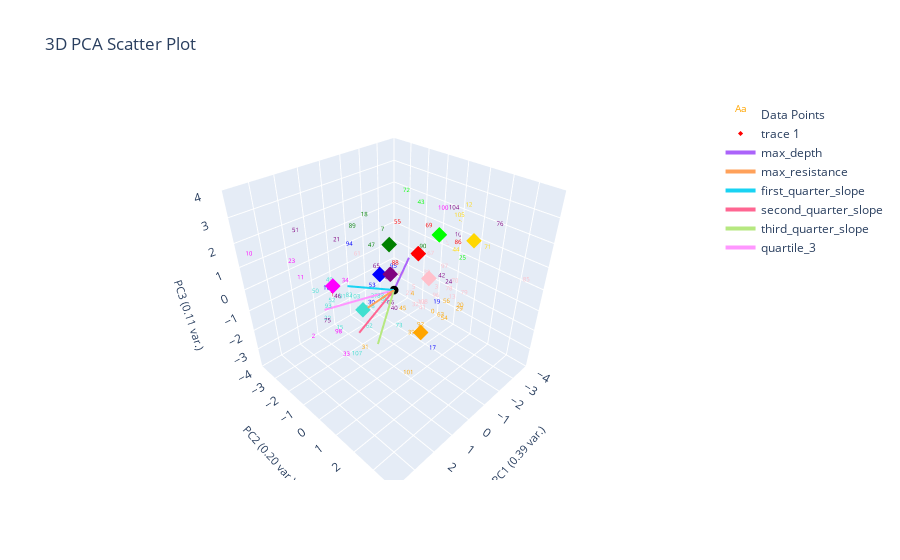

The notebook cell this image was saved under:
### Markdown cell above
# Plot Corrected Labeling

### Code cell
def correct_pseudo_ylabels_to_actual(pseudo_labeled_data:pd.DataFrame, actual_labeled_data:pd.DataFrame, ylabel_name, changed_ylabel_idxs):
    corrected_pseudo_labeled_data = pseudo_labeled_data.copy()
    corrected_pseudo_labeled_data.loc[changed_ylabel_idxs, f'pseudo_{ylabel_name}'] = actual_labeled_data[ylabel_name]
    corrected_pseudo_labeled_data.loc[changed_ylabel_idxs, f'pseudo_{ylabel_name}_nums'] = actual_labeled_data[f'{ylabel_name}_nums']
    return corrected_pseudo_labeled_data

changed_ylabel_idxs = find_changed_ylabel_data(marions_labeled_data, pseudo_labeled_data, ylabel_name)

corrected_pseudo_labeled_data = correct_pseudo_ylabels_to_actual(pseudo_labeled_data, marions_labeled_data, ylabel_name, changed_ylabel_idxs)

plotting.plot_clusters_seperately(corrected_pseudo_labeled_data[f'pseudo_{ylabel_name}_nums'], 
                                  curve_data, ylabel_name, cluster_category_names=list(ylabel_to_cluster_num.keys()), 
                                  pseudo_corrections=marions_labeled_data)
plotting.plot_pca(corrected_pseudo_labeled_data, corrected_pseudo_labeled_data[f'pseudo_{ylabel_name}_nums'], graph_title="Clustering Corrected Pseudo Labeled Data", num_pc=3, ylabel_name=ylabel_name, centroids=label_centroids)
# plotting.pca_analysis(clustering_features)

### Figure 1 — Plotly figure (JSON) as saved in the notebook; plotly's stock layout.template omitted (floating-point values rounded to 4 significant figures)
{"data": [{"mode": "text", "name": "Data Points", "text": ["0", "1", "2", "3", "4", "5", "6", "7", "8", "9", "10", "11", "12", "13", "14", "15", "16", "17", "18", "19", "20", "21", "22", "23", "24", "25", "26", "27", "28", "29", "30", "31", "32", "33", "34", "35", "36", "37", "38", "39", "40", "41", "42", "43", "44", "45", "46", "47", "48", "49", "50", "51", "52", "53", "54", "55", "56", "57", "58", "59", "60", "61", "62", "63", "64", "65", "66", "67", "68", "69", "70", "71", "72", "73", "74", "75", "76", "77", "78", "79", "80", "81", "82", "83", "84", "85", "86", "87", "88", "89", "90", "91", "92", "93", "94", "95", "96", "97", "98", "99", "100", "101", "102", "103", "104", "105", "106", "107", "108", "109"], "textfont": {"color": ["orange", "red", "magenta", "pink", "orange", "pink", "magenta", "green", "turquoise", "orange", "magenta", "magenta", "gold", "pink", "pink", "turquoise", "blue", "blue", "green", "blue", "orange", "purple", "turquoise", "magenta", "purple", "lime", "purple", "pink", "turquoise", "orange", "blue", "orange", "pink", "magenta", "magenta", "red", "purple", "turquoise", "pink", "orange", "purple", "pink", "purple", "lime", "gold", "orange", "purple", "green", "gold", "turquoise", "turquoise", "purple", "turquoise", "blue", "orange", "red", "orange", "pink", "turquoise", "turquoise", "turquoise", "pink", "turquoise", "orange", "blue", "purple", "purple", "pink", "magenta", "red", "pink", "gold", "lime", "turquoise", "red", "purple", "purple", "turquoise", "pink", "pink", "pink", "purple", "turquoise", "turquoise", "magenta", "pink", "red", "pink", "red", "green", "green", "turquoise", "orange", "turquoise", "blue", "blue", "pink", "pink", "magenta", "magenta", "magenta", "orange", "purple", "turquoise", "purple", "gold", "magenta", "turquoise", "pink", "purple"], "size": 6}, "type": "scatter3d", "x": [-0.3951, 1.594, 3.97, -1.047, 0.01266, -1.36, 7.305, -1.495, 0.4472, -2.047, 3.834, 2.552, -1.69, -1.617, -1.602, 3.049, 1.641, 1.152, -0.8075, -1.197, -1.139, 2.567, 2.524, 2.259, -2.782, -1.01, 0.1137, -0.82, 0.0736, -1.183, -0.1148, 2.891, -1.061, 3.466, 1.983, -1.179, -0.8482, 0.04147, -2.99, 0.4876, 0.1589, -1.581, -0.6295, -3.608, -2.04, 0.1457, 1.606, -0.755, -3.928, 1.536, 2.204, 2.213, 1.792, -0.4865, -0.3669, -2.038, -0.9684, -3.922, 0.6271, 0.5177, -0.2925, -0.3158, 1.501, -0.4442, -0.531, -1.905, 0.3991, -1.498, 6.444, -3.19, -1.776, -2.517, -0.8711, 0.5442, -3.905, 3.266, -3.104, 1.737, -2.906, -2.279, -4.513, 0.293, 0.8697, 0.6785, 4.176, -2.77, -2.507, -2.297, -1.404, 0.154, -2.491, 1.511, 0.569, 2.508, 0.8911, -1.943, -2.24, -3.081, 3.203, 4.447, -0.6885, 2.236, 5.11, 1.879, -2.037, -1.725, 7.469, 2.63, -1.474, -3.868], "y": [1.632, -1.844, 0.2656, 1.214, 0.9637, -0.2168, -0.05865, -2.168, -0.7372, 4.201, -3.443, -2.377, 1.859, 1.569, 0.06274, 0.4999, -2.063, 2.972, -2.479, 1.165, 2.304, 0.03677, -0.9372, -3.322, 0.4755, 2.286, -0.1827, 0.03562, -0.5536, 2.254, -1.46, 1.532, 0.1712, 1.286, -0.4084, -0.03902, -1.004, -1.097, -0.9211, 1.391, 0.1616, 0.07484, 1.746, -1.972, 1.236, 0.6079, -1.457, -2.067, 0.03957, -1.989, -2.014, -2.84, -1.589, -1.793, 2.211, -1.836, 1.796, -0.5064, -1.307, 0.004962, -1.059, -2.488, 0.1989, 1.973, -4.891, -3.052, 0.2179, 0.4725, -0.03207, -1.108, 1.51, 2.265, -0.2603, 0.808, 0.8429, 0.1256, 2.298, 0.2635, 0.4266, 1.645, -2.509, -0.02546, -1.685, -0.03226, 2.982, 3.873, 0.9612, -1.858, -1.337, -2.104, -0.7916, -1.306, 1.895, -0.8397, -1.424, -1.985, 0.2686, -0.039, 0.6071, -0.5039, 1.569, 2.876, 2.341, -0.0533, 0.997, 1.483, 4.073, 0.7896, 0.2052, 0.04283], "z": [-0.7089, -0.7076, -0.02764, -0.1313, -0.01319, -1.021, 0.4477, 0.8481, -1.317, 0.7351, 1.429, 0.3028, 3.253, -0.7191, -1.818, -0.07882, -0.4846, -0.6204, 1.659, -0.9505, -0.4555, 2.913, -0.8304, 0.4611, -1.13, 1.65, -0.5835, -0.9261, -1.019, -0.6741, -1.83, -0.3919, -1.556, -0.4754, 0.8601, 0.7106, -0.3343, -1.218, -1.416, -1.342, -1.075, -2.066, 0.844, 1.42, 1.085, -0.8355, -0.5871, 0.4416, 1.178, -0.1177, -0.322, 1.977, -0.7571, -1.3, -0.6763, 1.114, -0.4549, -0.113, -1.695, -0.6051, -0.3332, 0.03892, -1.132, -0.6949, 4.052, -1.577, -0.6343, 0.8289, 0.6449, 0.7823, -0.07069, 1.433, 3.37, -1.323, 0.6043, 0.1269, 2.162, -0.107, -1.573, -0.8194, -0.6245, 0.3528, -1.043, -0.312, 0.3348, 0.6638, 1.102, -1.629, -0.3818, 1.65, 0.1864, -0.5701, -0.6034, -0.221, 1.448, -1.097, -1.666, -0.7282, -0.09281, 0.8264, 3.388, -1.053, 0.2509, 0.2949, 2.731, 2.725, 0.8149, -1.364, -1.63, 0.5253]}, {"marker": {"color": ["red", "gold", "blue", "green", "purple", "pink", "turquoise", "orange", "lime", "magenta"], "size": 4, "symbol": "diamond"}, "mode": "markers", "type": "scatter3d", "x": [-1.871, -3.223, -0.1756, -1.168, 0.01982, -1.838, 1.498, 0.569, -2.309, 2.573], "y": [-0.5037, 1.152, -0.9604, -1.448, -0.1852, 0.1395, -0.09839, 1.895, 0.157, -0.312], "z": [0.6009, 1.306, 0.1798, 0.9183, 0.6416, -0.2714, -0.173, -0.6034, 1.535, 1.299]}, {"marker": {"color": "black", "size": 3}, "mode": "markers", "name": "Origin", "showlegend": false, "type": "scatter3d", "x": [0], "y": [0], "z": [0]}, {"line": {"width": 4}, "mode": "lines+text", "name": "max_depth", "textposition": "top center", "type": "scatter3d", "x": [0, -2.329], "y": [0, -1.423], "z": [0, -0.1887]}, {"line": {"width": 4}, "mode": "lines+text", "name": "max_resistance", "textposition": "top center", "type": "scatter3d", "x": [0, 2.124], "y": [0, 0.9001], "z": [0, 0.7966]}, {"line": {"width": 4}, "mode": "lines+text", "name": "first_quarter_slope", "textposition": "top center", "type": "scatter3d", "x": [0, 2.36], "y": [0, 0.2075], "z": [0, 1.439]}, {"line": {"width": 4}, "mode": "lines+text", "name": "second_quarter_slope", "textposition": "top center", "type": "scatter3d", "x": [0, 2.385], "y": [0, 0.7026], "z": [0, -0.2479]}, {"line": {"width": 4}, "mode": "lines+text", "name": "third_quarter_slope", "textposition": "top center", "type": "scatter3d", "x": [0, 2.161], "y": [0, 1.391], "z": [0, -0.4658]}, {"line": {"width": 4}, "mode": "lines+text", "name": "quartile_3", "textposition": "top center", "type": "scatter3d", "x": [0, 2.539], "y": [0, -0.9878], "z": [0, -0.09912]}], "layout": {"autosize": true, "scene": {"aspectmode": "cube", "xaxis": {"range": [-4, 4], "title": {"font": {"size": 11}, "text": "PC1 (0.39 var.)"}}, "yaxis": {"range": [-4, 4], "title": {"font": {"size": 11}, "text": "PC2 (0.20 var.)"}}, "zaxis": {"range": [-4, 4], "title": {"font": {"size": 11}, "text": "PC3 (0.11 var.)"}}}, "title": {"text": "3D PCA Scatter Plot"}}}
